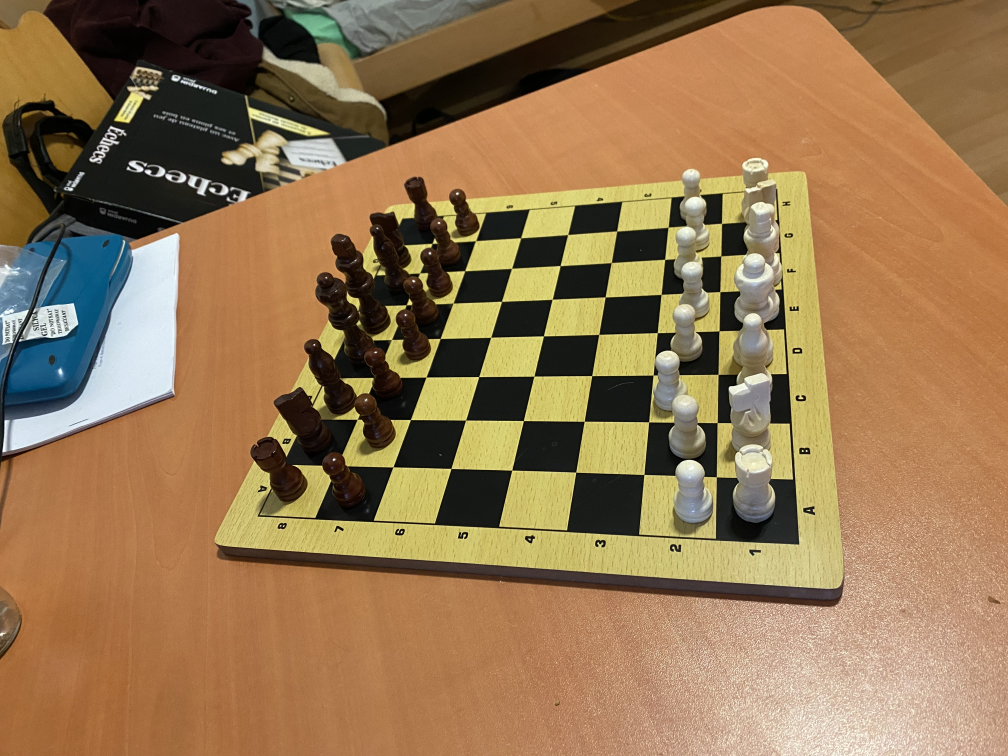
#> input picture Images/Plateau_depart_1.JPG, 4032 x 3024 px (shown at 1/4 size)
$ python -i lines.py   (imports and definitions only)
#> lines starting #> are read from the running program, lines starting #| are printed output that depends on the picture
#> further down, picture is the input picture: shape (3024, 4032, 3); mean B, G, R 81.8, 118.7, 149
import numpy as np
import cv2
from core.utils.image import image_resize, crop_image, get_image_center
from core.utils.math import segment_by_angle_kmeans, intersection, segmented_intersections

# Permet de recuperer la ligne de reference pour comparer plusieurs lignes entres elles
# axis : (0 : Verticale, 1 : Hozitontale)
# center : décalager par rapport à gauche (pour un axe verticale) ou au haut (pour un axe horizontale)


def get_ref_line(axis, center):
    if axis == 1:
        return [[center[0], 0]]
    return [[center[1], np.pi/2]]


def extract_lines(img, threshold=120):
#> called with threshold = 120
    gray = cv2.cvtColor(img, cv2.COLOR_BGR2GRAY)
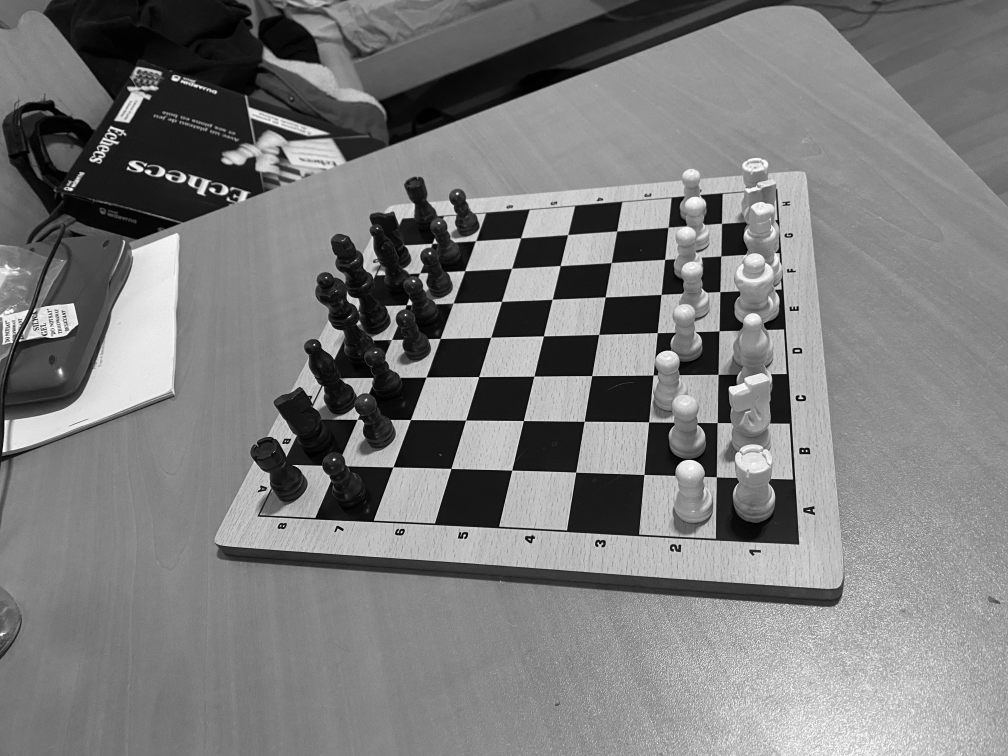
#> gray: shape (3024, 4032) (shown at 1/4 size); min 0, max 255, mean 123.6
    edges = cv2.Canny(gray, 150, 240, apertureSize=3)
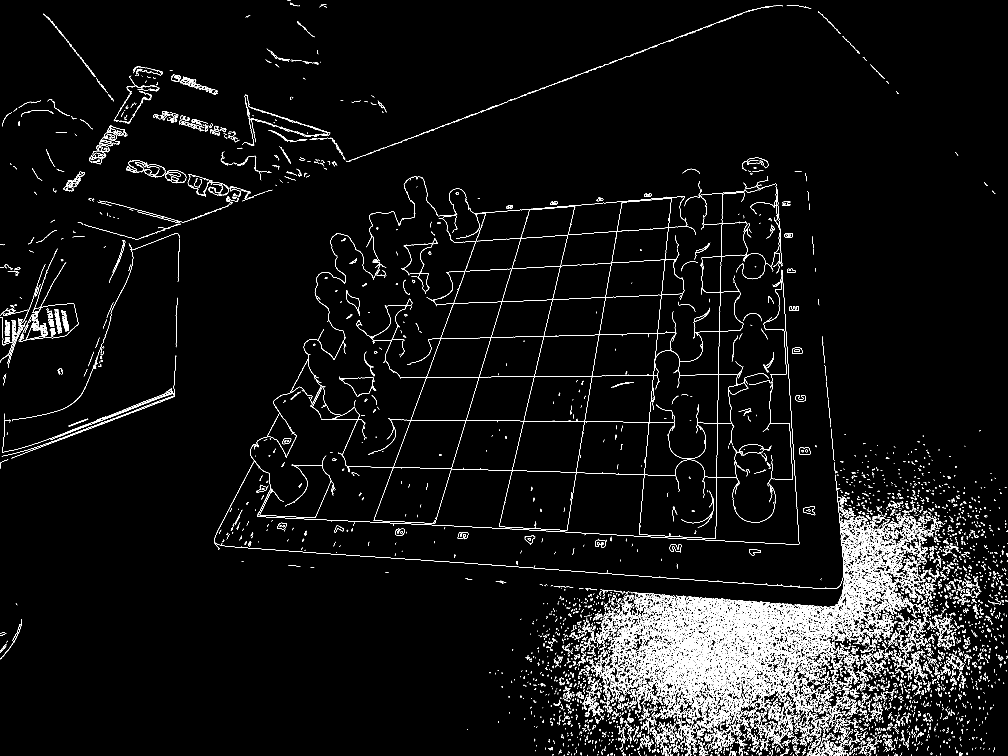
#> edges: shape (3024, 4032) (shown at 1/4 size); 2.8% white in thin lines or dots
    return cv2.HoughLines(edges, 1, np.pi/180, threshold)


def get_min_max_lines(lines, center, axis=0):
    ref_line = get_ref_line(axis, center)

    max_point = -99999999
    min_point = 99999999

    for line in lines:
        coord = intersection(ref_line, line)
        point = coord[0][axis]

        if point > max_point:
            max_point = point
            max_line = line
        if point < min_point:
            min_point = point
            min_line = line

    return [min_line, max_line]


def extract_points_from_lines(lines, center, axis=0):
    ref_line = get_ref_line(axis, center)

    points = []

    for line in lines:
        coord = intersection(ref_line, line)
        point = coord[0][axis]
        points.append(point)

    return points

>>> import cv2
>>> picture = cv2.imread('../../../Images/Plateau_depart_1.JPG')
>>> result = extract_lines(picture)

$ run again, on Images/Plateau_depart_2.JPG
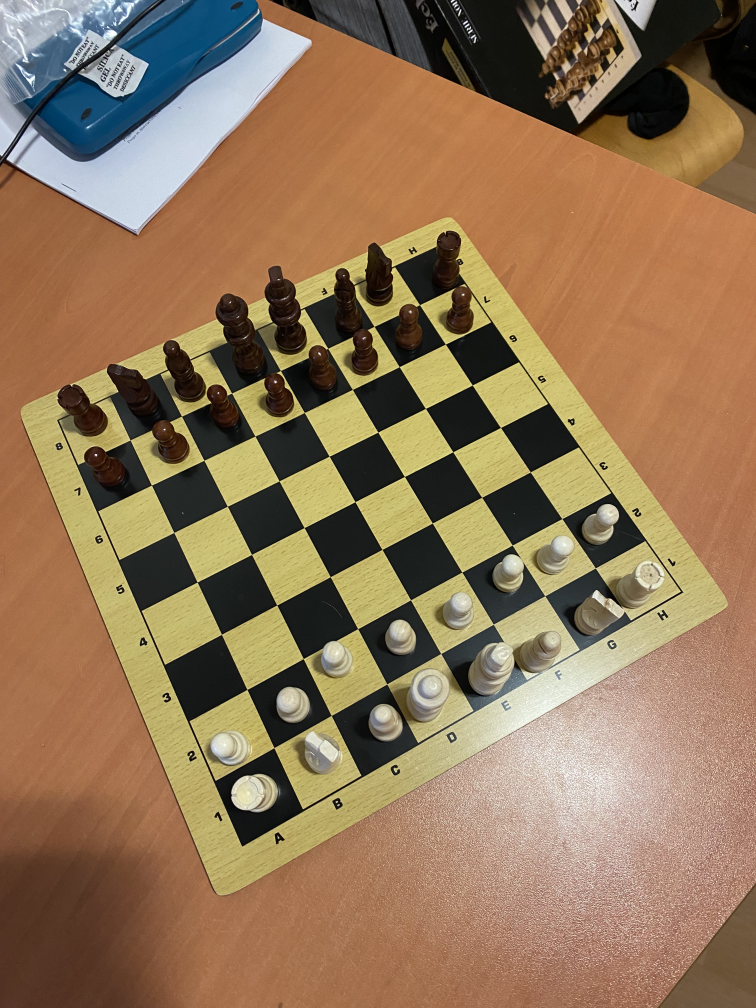
#> input picture Images/Plateau_depart_2.JPG, 3024 x 4032 px (shown at 1/4 size)
#> picture is the input picture: shape (4032, 3024, 3); mean B, G, R 87.7, 117.9, 144.9
#> in extract_lines, `gray = cv2.cvtColor(img, cv2.COLOR_BGR2GRAY)`:
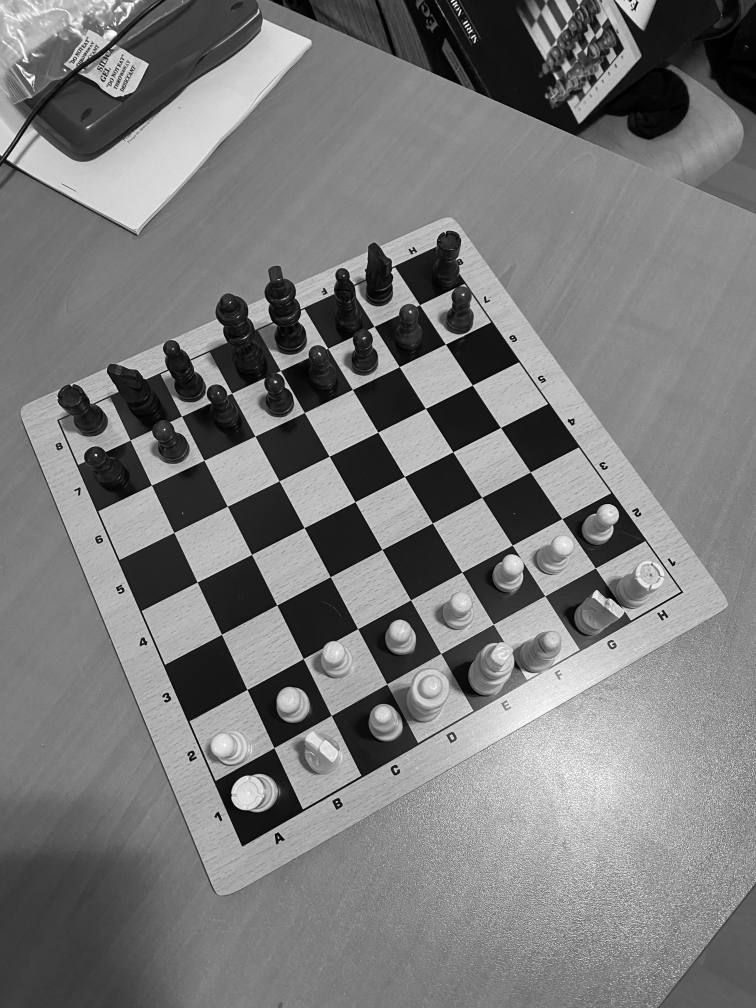
#> gray: shape (4032, 3024) (shown at 1/4 size); min 0, max 255, mean 122.5
#> in extract_lines, `edges = cv2.Canny(gray, 150, 240, apertureSize=3)`:
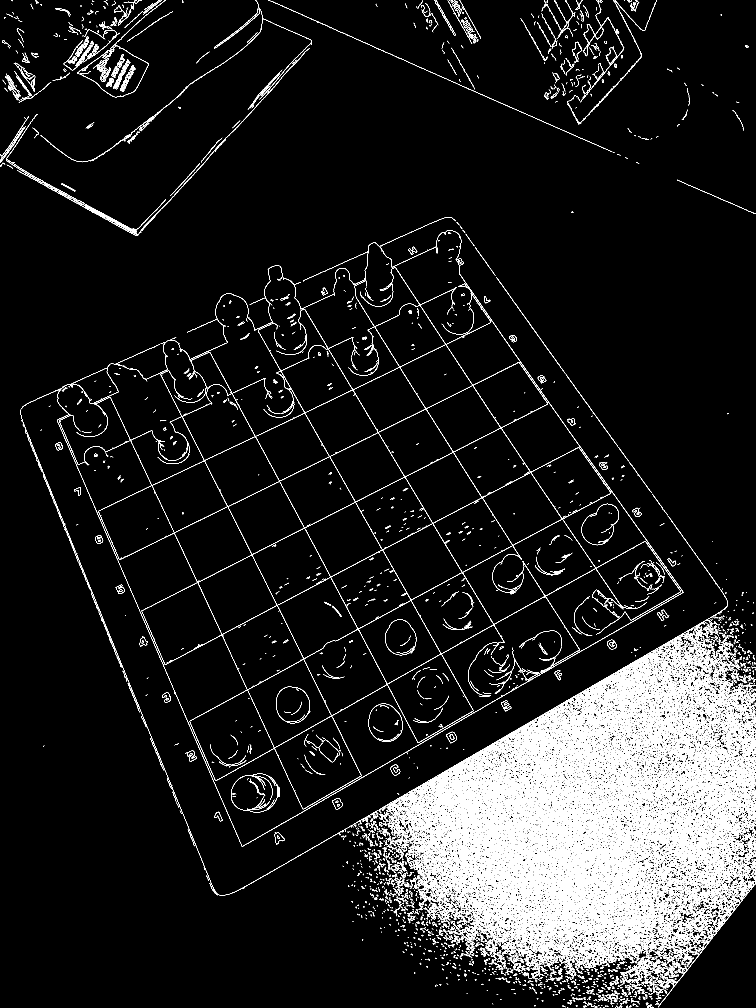
#> edges: shape (4032, 3024) (shown at 1/4 size); 5.2% white in thin lines or dots

$ run again, on Images/Plateau_depart_3.JPG
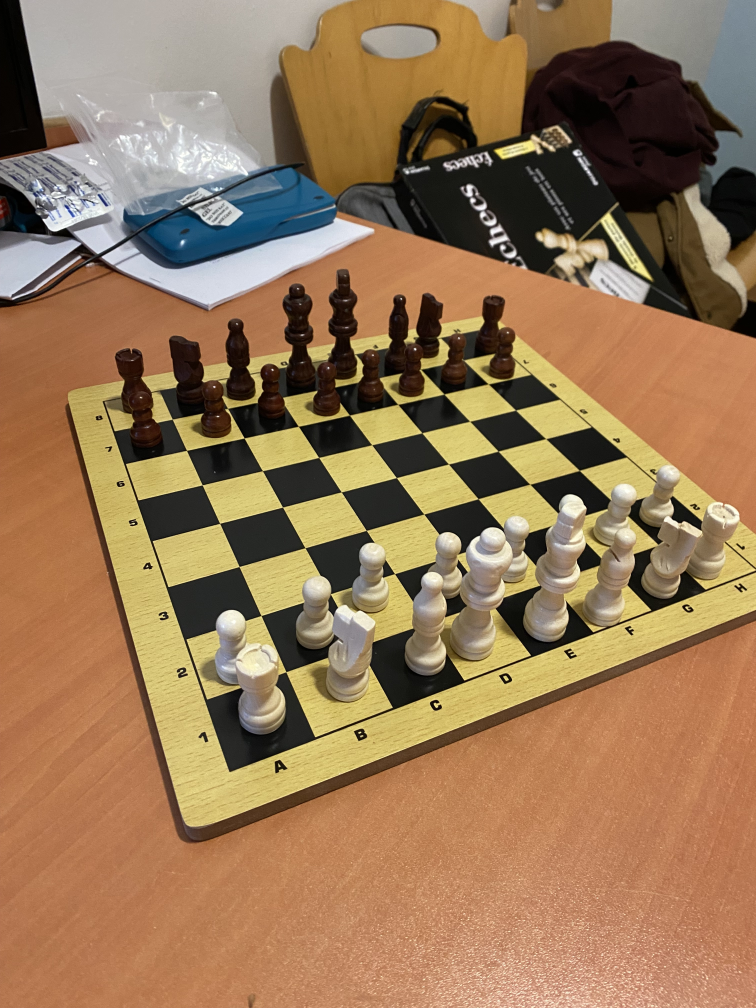
#> input picture Images/Plateau_depart_3.JPG, 3024 x 4032 px (shown at 1/4 size)
#> picture is the input picture: shape (4032, 3024, 3); mean B, G, R 87.1, 120.1, 151.4
#> in extract_lines, `gray = cv2.cvtColor(img, cv2.COLOR_BGR2GRAY)`:
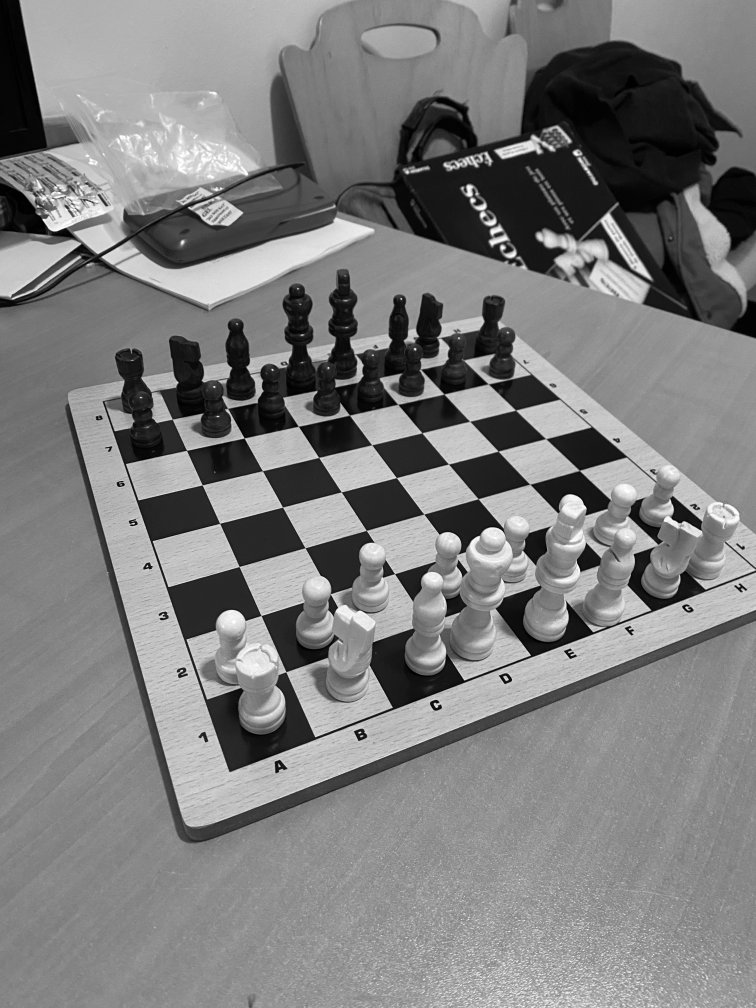
#> gray: shape (4032, 3024) (shown at 1/4 size); min 0, max 255, mean 125.8
#> in extract_lines, `edges = cv2.Canny(gray, 150, 240, apertureSize=3)`:
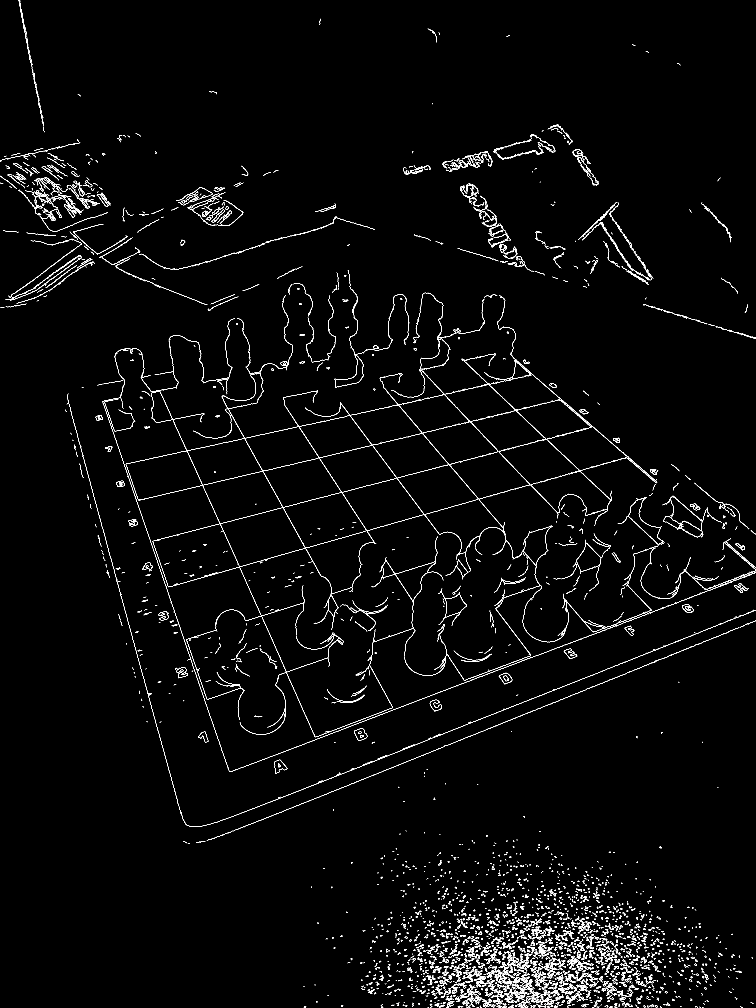
#> edges: shape (4032, 3024) (shown at 1/4 size); 1.3% white in thin lines or dots

$ run again, on Images/Plateau_depart_4.JPG
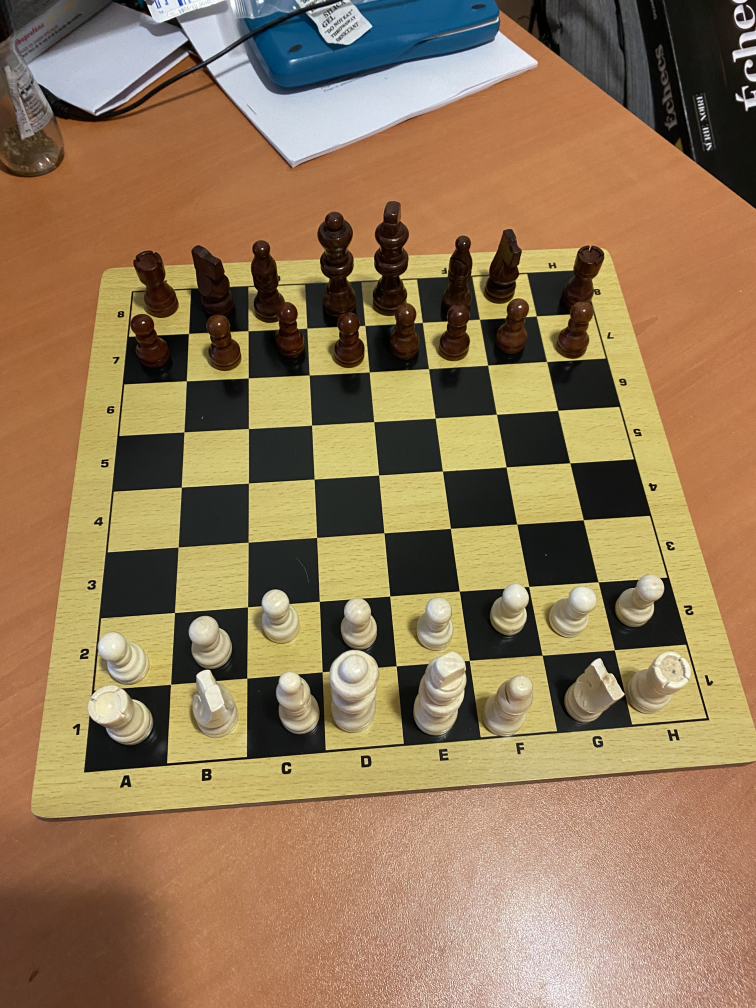
#> input picture Images/Plateau_depart_4.JPG, 3024 x 4032 px (shown at 1/4 size)
#> picture is the input picture: shape (4032, 3024, 3); mean B, G, R 88.5, 121.6, 147.8
#> in extract_lines, `gray = cv2.cvtColor(img, cv2.COLOR_BGR2GRAY)`:
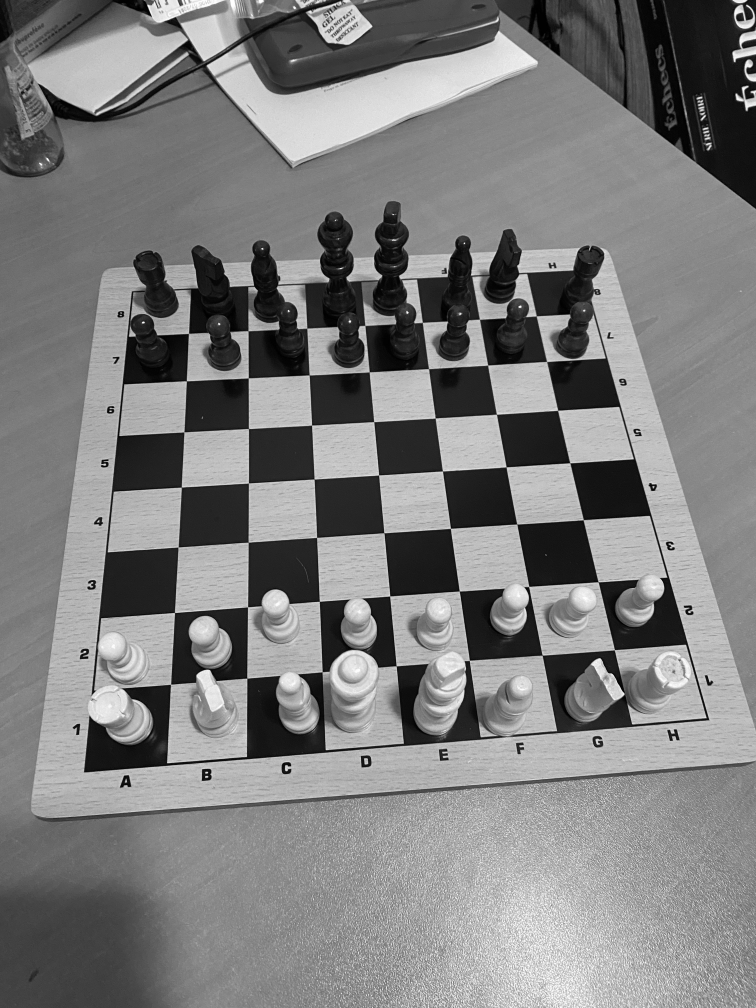
#> gray: shape (4032, 3024) (shown at 1/4 size); min 0, max 255, mean 125.7
#> in extract_lines, `edges = cv2.Canny(gray, 150, 240, apertureSize=3)`:
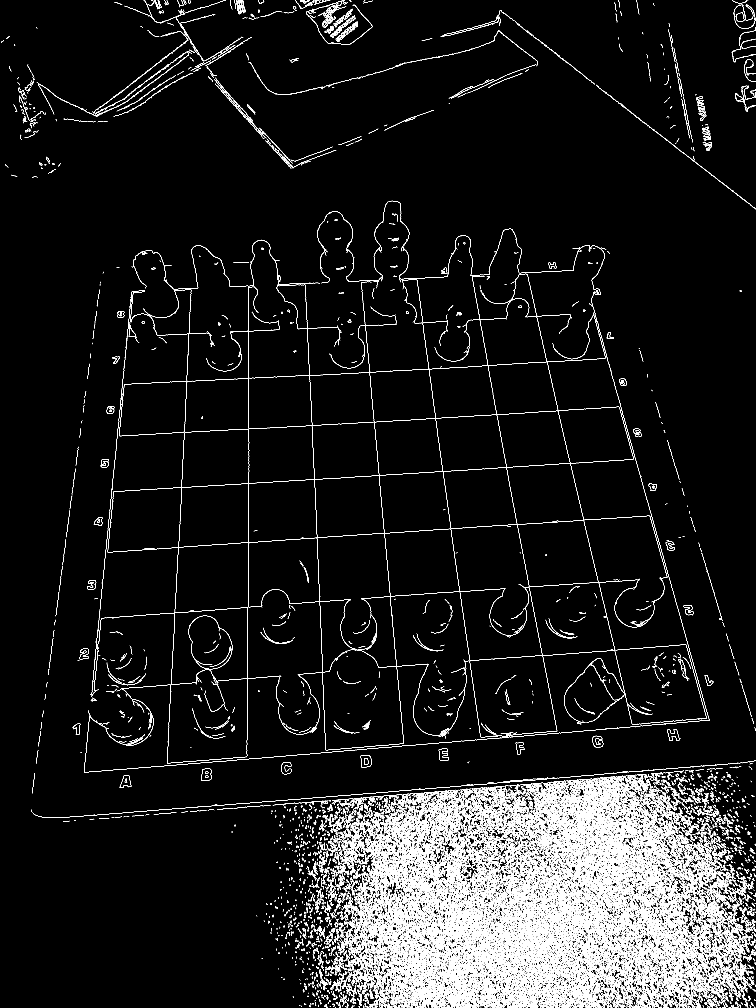
#> edges: shape (4032, 3024) (shown at 1/4 size); 4.4% white in thin lines or dots
